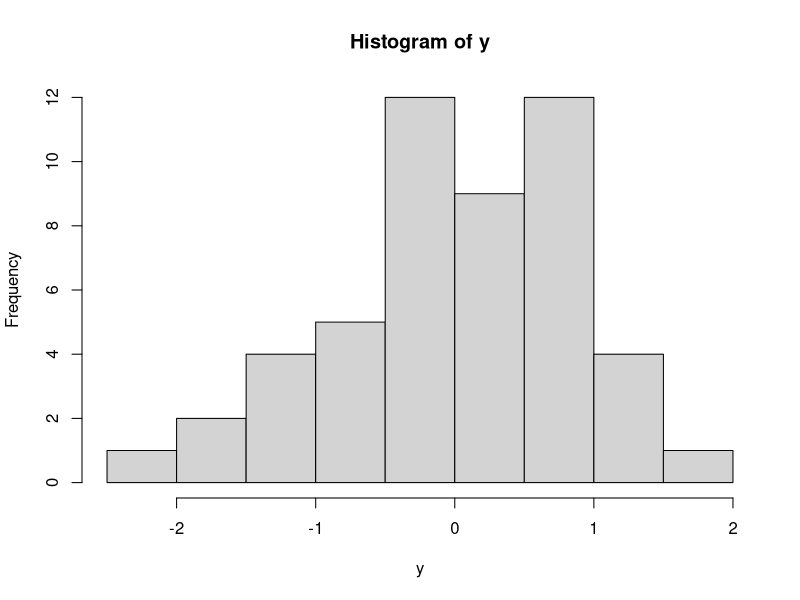
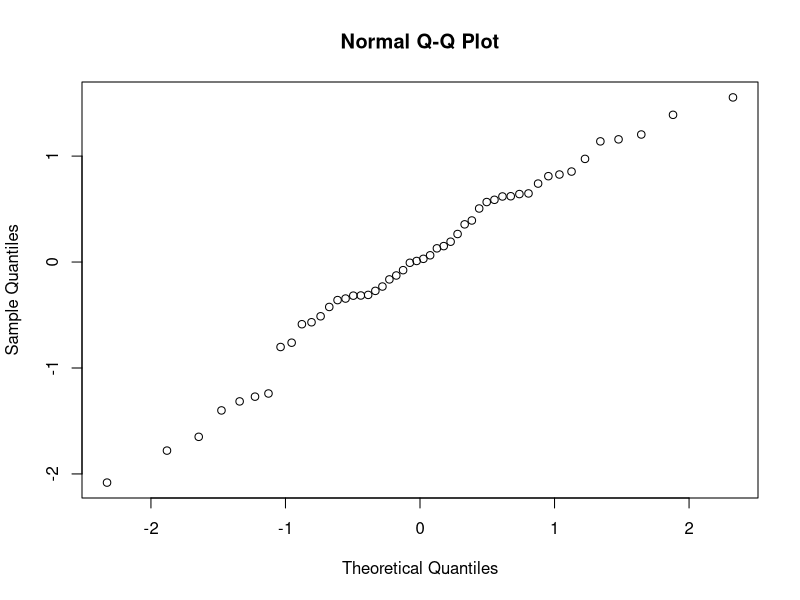
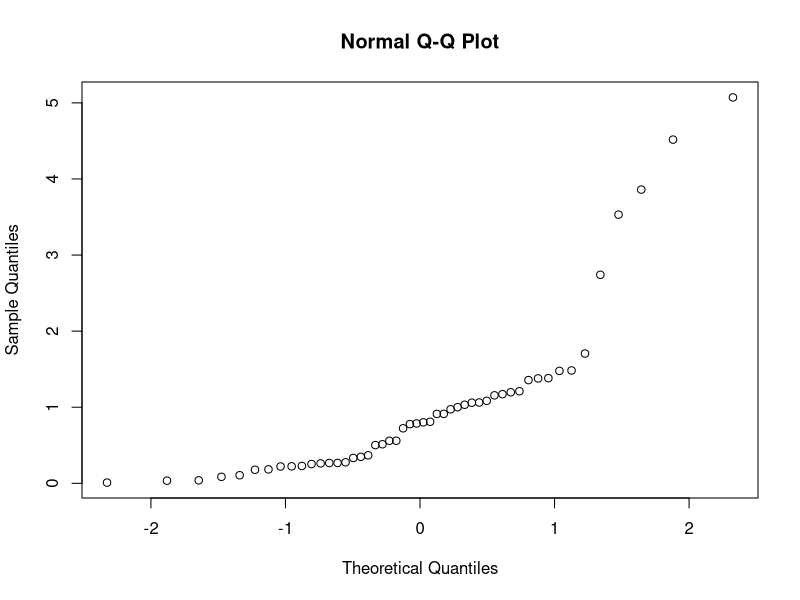
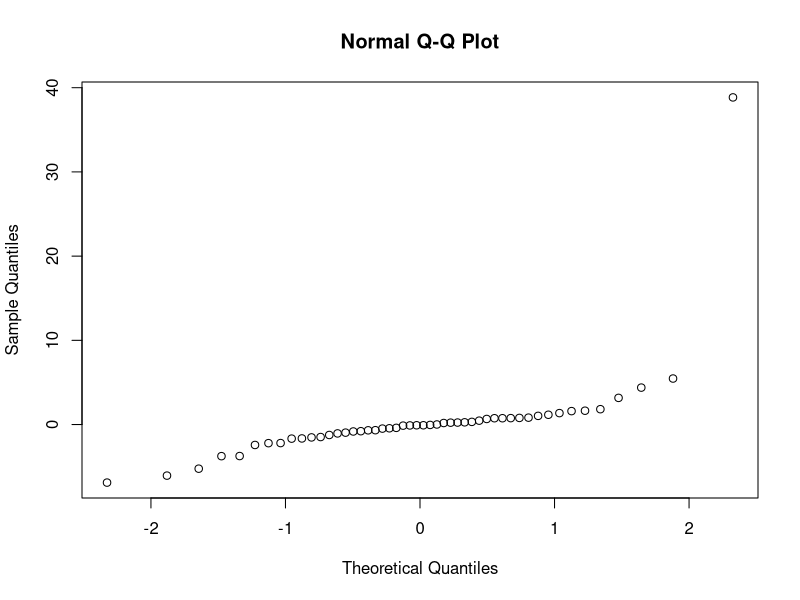

Generate these figures, in order, with R: (Note: this script raises an error after producing the figures.)
## ---- chunk 1
# sample 50 numbers from the standard normal distribution
y = rnorm(50)

# look at the histogram - it's like the density function
hist(y)

# look at the QQ plot - it demonstrates how closely the distribution matches the quantiles of a Normal distribution.
qqnorm(y)

# plot a couple of non-normal QQ plots:
qqnorm( rexp(50) )
qqnorm( rt(50, df=2) )
## ---- chunk 2
# extract just the mice that got the medium dose of THC
mice_med = mice_pot[ mice_pot$group == 1, ]

# assess normality with histogram and QQ plot
hist( mice_med$percent_of_act )
qqnorm( mice_med$percent_of_act )
## ---- chunk 3
# calculate the sample mean, standard deviation, and sample size:
x_bar = mean( mice_med$percent_of_act )
s = sd( mice_med$percent_of_act )
n = nrow( mice_med )

# calculate the relevant quantiles of the t-distribution.
# use the 0.1 and 0.9 quantiles because we want the 80% CI
# and (1-0.8) / 2 = 0.1 and 1 - 0.1 = 0.9.
t_low = qt(0.1, df=n-1)
t_high = qt(0.9, df=n-1)

# calculate the confidence interval:
cat( "The 80% CI is (", x_bar + t_low * s / sqrt(n), ", ",
     x_bar + t_high * s / sqrt(n), ").")

# check your calculation with the t.test function:
t.test( mice_med$percent_of_act, conf.level=0.8 )

## ---- chunk 4
# calculate the number of barnacles per unit area for each sample:
barnacles$per_m = barnacles$count / barnacles$area_m

# examine the histogram and QQ plot of the barnacles per unit area:
hist( barnacles$per_m, main="barnacles per square meter" )
qqnorm( barnacles$per_m )

# does it look like the barnacles per unit area
# are distributed like a normal distribution?
## ---- chunk 5
# define the sample size and a vector to hold results
B = 1000
t_boot = numeric( B )

# generate the bootstrap-t distribution for this data
for (i in 1:B) {
  z = sample( barnacles$per_m, replace=TRUE )
  t_boot[[i]] = ( mean(z) - mean(barnacles$per_m) ) /
    ( sd(z) / sqrt(length(z)) )
}

# plot the histogram of the bootstrap-t distribution
hist(t_boot)

# annotate the histogram with 0.025 and 0.975 quantiles
t_lower = quantile( t_boot, 0.025 )
t_upper = quantile( t_boot, 0.975 )
abline( v = c(t_lower, t_upper), lty=3)

# calculate the confidence interval
round( mean(barnacles$per_m) + 
        c(t_lower, t_upper) * sd(barnacles$per_m) / 
        sqrt(length(barnacles$per_m)), 2 )

# compare to the result we'd see with a t confidence interval
t.test( barnacles$per_m )
## ---- chunk 6
# plot the t density with 11 df
xx = seq(-4, 4, length.out=1000)
plot( xx, dt(xx, df=11), type='l', bty='n', ylab="density", xlab='t')

# annotate with the observed t-statistic
t = (mean(mice_med$percent_of_act) - 100) /
  (sd(mice_med$percent_of_act) / sqrt(n))
abline(v=t, lty=3, col='red', lwd=2)
## ---- chunk 7
# plot the t density with 11 df
xx = seq(-4, 4, length.out=1000)
plot( xx, dt(xx, df=11), type='l', bty='n', ylab="density", xlab='t')

# annotate with the observed t-statistic
abline(v=t, lty=3, col='red', lwd=2)

# shade the tails
polygon(x=c(xx[xx<=t], t, min(xx)), y=c(dt(xx[xx<=t], df=11), 0, 0), col=grey(0.8))
polygon(x=c(xx[xx>-t], t, max(xx)), y=c(0, dt(xx[xx>-t], df=11), 0), col=grey(0.8))
## ---- chunk 8
# test whether the population mean movement is equal to 100%
t.test( mice_med$percent_of_act, mu=100 )

# same test, but one-sided
t.test( mice_med$percent_of_act, mu=100, alternative='less')
## ---- chunk 9
#extract the samples to be compared
a = mice_pot$percent_of_act[ mice_pot$group == 1]
b = mice_pot$percent_of_act[ mice_pot$group == 3]

# check for equal variances - these are close enough
var(a)
var(b)

# confirm equal variances with a boxplot
boxplot(a, b)

# check whether the high-THC mice movement is Normal
# (we already checked for the medium-dose mice)
qqnorm(b)

# two pop test
t.test(a, b, var.equal=TRUE)
## ---- chunk 10
# import the mtcars data
data(mtcars)

# make a boxplot of mpg by cylinder count
boxplot( mpg ~ cyl, data=mtcars)
## ---- chunk 11
# wilcoxon test for 300 barnacles per square meter
wilcox.test( barnacles$per_m )
## ---- chunk 12
# wilcoxon test of equality between high-THC and medium-THC mice
wilcox.test( a, b )
